Frame 1 (no input): blank canvas, image omitted
Frame 60 (the mouse pressed at the canvas centre just before this capture): blank canvas, image omitted
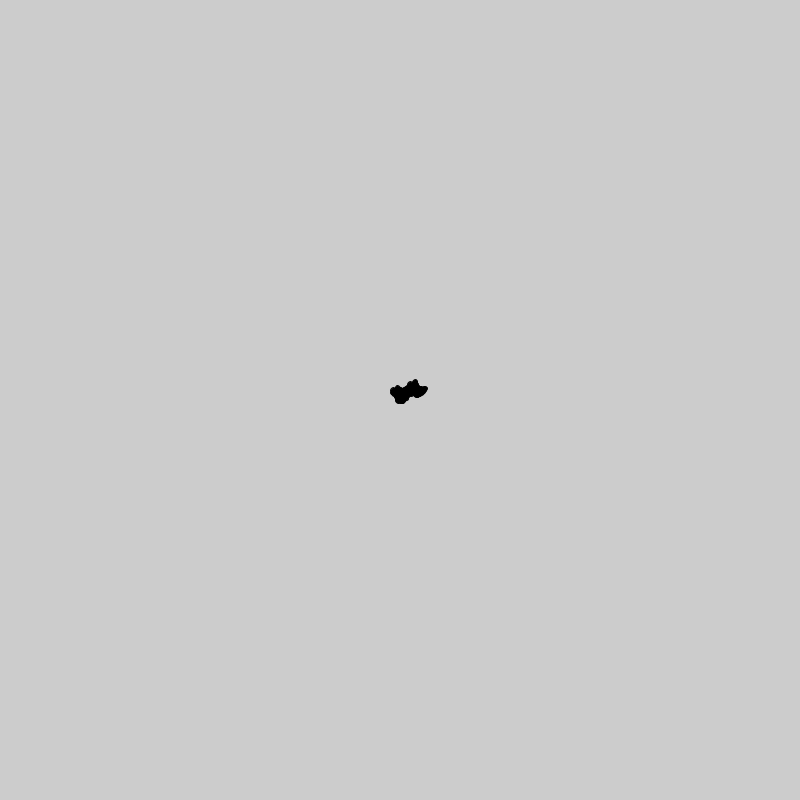
Frame 120 (the mouse held since frame 60 and released just before this capture)

The Processing sketch whose frames 1 and 60 were blank and that drew this single picture after the mouse press (run headless with seeded random() and noise(); from frame 60 on, the mouse is pressed at the canvas centre):

// Processing sketch: sketch_3_gaussian_walk
// ── sketch_3_gaussian_walk.pde
float x;
float y;

void setup()
{
  size(800, 800);
  colorMode(HSB, 360, 100, 100);
  
  x = width/2;
  y = height/2;
}

void draw()
{
  float sd = 2;
  x += 2 * randomGaussian();
  y += 2 * randomGaussian();
  
  fill(0);
  circle(x, y, 5);
}
